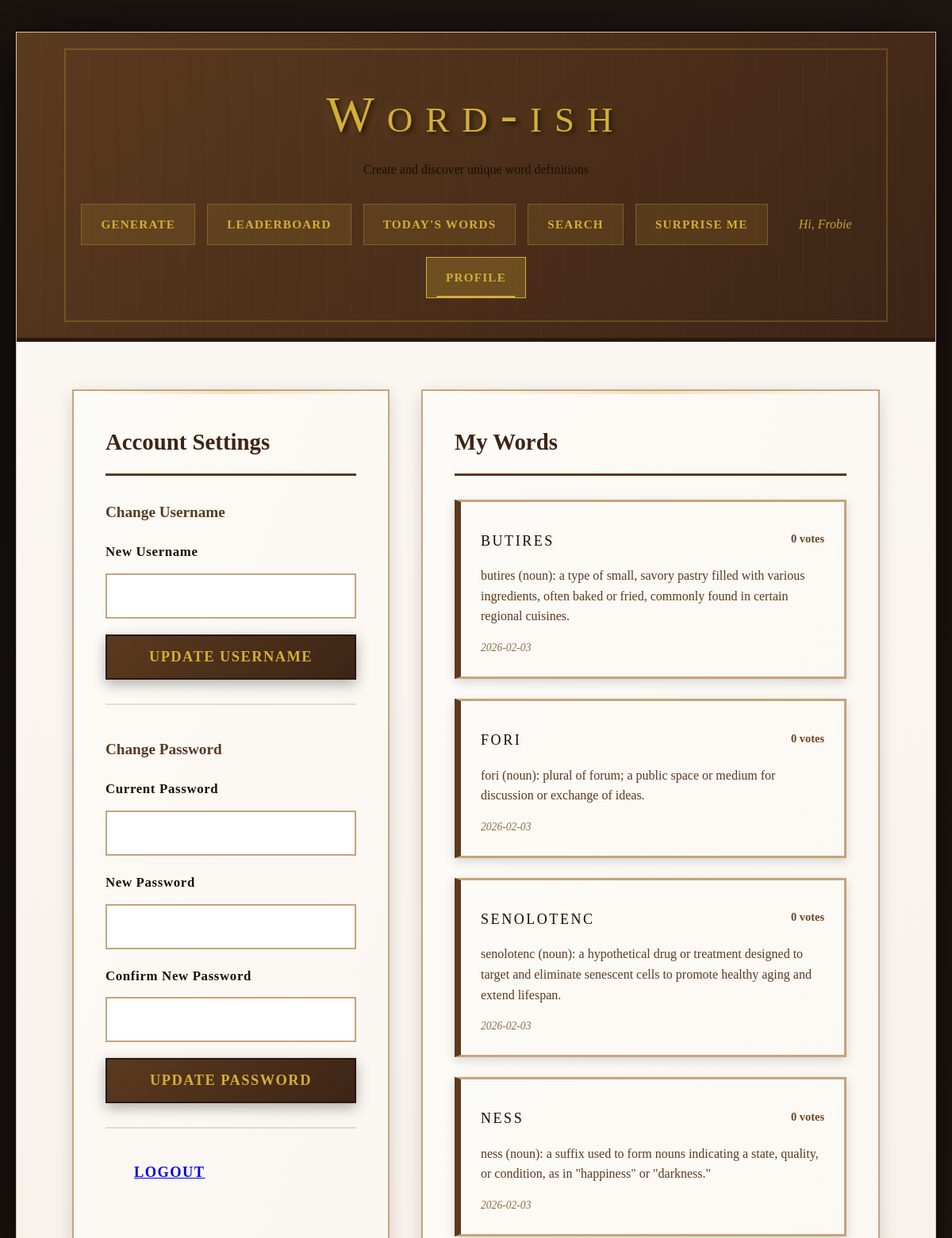
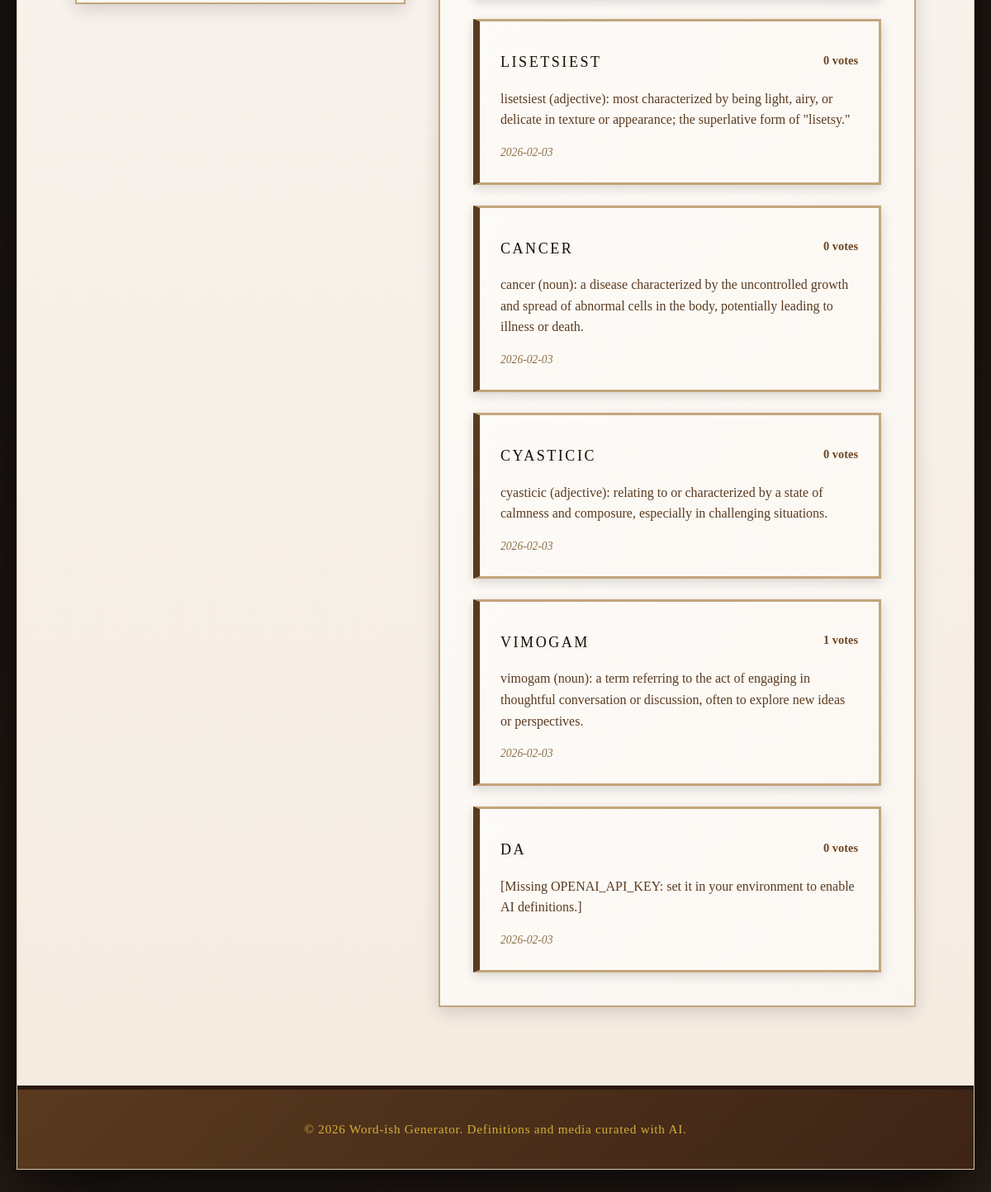
Screenshot of /profile (signed in) with the database file from the repository (2 pictures, top to bottom).
### tables this page shows
CREATE TABLE users (
                id INTEGER PRIMARY KEY AUTOINCREMENT,
                username TEXT UNIQUE NOT NULL,
                password_hash TEXT NOT NULL,
                created_at TIMESTAMP DEFAULT CURRENT_TIMESTAMP
            );

CREATE TABLE words (
                id INTEGER PRIMARY KEY AUTOINCREMENT,
                word TEXT NOT NULL,
                definition TEXT NOT NULL,
                is_new BOOLEAN NOT NULL,
                image TEXT,
                song TEXT,
                source TEXT,
                created_by INTEGER,
                created_at TIMESTAMP DEFAULT CURRENT_TIMESTAMP,
                FOREIGN KEY (created_by) REFERENCES users (id)
            );

### generator.py (the view, shortened to what this page needs)
@app.route("/profile", methods=['GET', 'POST'])
@login_required
def profile():
    my_words = db.get_user_words(current_user.id)
    return render_template('profile.html', my_words=my_words)

### database.py (called while the page is built)
@contextmanager
def get_db():
    conn = sqlite3.connect(DATABASE)
    conn.row_factory = sqlite3.Row
    try:
        yield conn
        conn.commit()
    except Exception:
        conn.rollback()
        raise
    finally:
        conn.close()

def get_user_by_id(user_id):
    with get_db() as conn:
        cursor = conn.cursor()
        cursor.execute('SELECT * FROM users WHERE id = ?', (user_id,))
        return cursor.fetchone()

def get_user_words(user_id):
    with get_db() as conn:
        cursor = conn.cursor()
        cursor.execute('''
            SELECT
                w.id,
                w.word,
                w.definition,
                w.image,
                w.song,
                w.created_at,
                w.is_new,
                COALESCE(SUM(v.vote_type), 0) as score
            FROM words w
            LEFT JOIN votes v ON w.id = v.word_id
            WHERE w.created_by = ?
            GROUP BY w.id
            ORDER BY w.created_at DESC
        ''', (user_id,))
        return cursor.fetchall()

### generator.py (called while the page is built)
@login_manager.user_loader
def load_user(user_id):
    user_data = db.get_user_by_id(int(user_id))
    if user_data:
        return User(user_data['id'], user_data['username'])
    return None

### templates/profile.html (shortened to what this page needs)
<!DOCTYPE html>
<html lang="en">
<head>
    <link rel="stylesheet" href="{{ url_for('static', filename='app.css') }}">
</head>
<body>
    <div class="page">
        <header class="header">
            <div class="header-content">
                <div class="logo-section">
                    <h1 class="app-title">Word-ish</h1>
                    <p class="app-tagline">Create and discover unique word definitions</p>
                </div>
                <nav class="nav-menu">
                    <a href="{{ url_for('index') }}" class="nav-link">Generate</a>
                    <a href="{{ url_for('leaderboard') }}" class="nav-link">Leaderboard</a>
                    <a href="{{ url_for('daily') }}" class="nav-link">Today's Words</a>
                    <a href="{{ url_for('lookup') }}" class="nav-link">Search</a>
                    <a href="{{ url_for('surprise') }}" class="nav-link">Surprise Me</a>
                    {% if current_user.is_authenticated %}
                        <span class="nav-user">Hi, {{ current_user.username }}</span>
                        <a href="{{ url_for('profile') }}" class="nav-link active">Profile</a>
                    {% else %}
                        <a href="{{ url_for('login') }}" class="nav-link">Login</a>
                        <a href="{{ url_for('register') }}" class="nav-link nav-link-primary">Sign Up</a>
                    {% endif %}
                </nav>
            </div>
        </header>
        <main class="content">
            <div class="profile-container">
                <section class="card profile-settings">
                    <h2 class="section-title">Account Settings</h2>
                    <div class="setting-section">
                        <h3>Change Username</h3>
                        <form method="POST" class="settings-form">
                            <div class="field">
                                <label for="new_username">New Username</label>
                                <input type="text" id="new_username" name="new_username" required minlength="3">
                            </div>
                            <button type="submit" class="btn btn-primary">Update Username</button>
                        </form>
                    </div>
                    <div class="setting-section">
                        <h3>Change Password</h3>
                        <form method="POST" class="settings-form">
                            <div class="field">
                                <label for="current_password">Current Password</label>
                                <input type="password" id="current_password" name="current_password" required>
                            </div>
                            <div class="field">
                                <label for="new_password">New Password</label>
                                <input type="password" id="new_password" name="new_password" required minlength="6">
                            </div>
                            <div class="field">
                                <label for="confirm_password">Confirm New Password</label>
                                <input type="password" id="confirm_password" name="confirm_password" required>
                            </div>
                            <button type="submit" class="btn btn-primary">Update Password</button>
                        </form>
                    </div>
                    <div class="setting-section">
                        <a href="{{ url_for('logout') }}" class="btn btn-secondary">Logout</a>
                    </div>
                </section>
                <section class="card my-words">
                    <h2 class="section-title">My Words</h2>
                    {% if my_words %}
                        <div class="words-grid">
                            {% for word in my_words %}
                                <article class="word-card">
                                    <div class="word-card-header">
                                        <a href="{{ url_for('word_detail', word_text=word['word']) }}" class="word-link">
                                            <h3 class="word">{{ word['word'] }}</h3>
                                        </a>
                                        <span class="word-score">{{ word['score'] }} votes</span>
                                    </div>
                                    <p class="word-definition">{{ word['definition'][:150] }}{% if word['definition']|length > 150 %}...{% endif %}</p>
                                    <div class="word-meta">
                                        <span class="word-date">{{ word['created_at'][:10] }}</span>
                                    </div>
                                </article>
                            {% endfor %}
                        </div>
                    {% else %}
                        <p class="no-words">You haven't created any words yet. <a href="{{ url_for('index') }}">Generate your first word!</a></p>
                    {% endif %}
                </section>
            </div>
        </main>
        <footer class="footer">
            <p>&copy; 2026 Word-ish Generator. Definitions and media curated with AI.</p>
        </footer>
    </div>
</body>
</html>

### rows the page displays
users: username "Frobie"
words: word "butires", score "0", definition "butires (noun): a type of small, savory pastry filled with various ingredients, often baked or fried, commonly found in certain regional cuisines.", created_at "2026-02-03"
words: word "fori", score "0", definition "fori (noun): plural of forum; a public space or medium for discussion or exchange of ideas.", created_at "2026-02-03"
words: word "senolotenc", score "0", definition "senolotenc (noun): a hypothetical drug or treatment designed to target and eliminate senescent cells to promote healthy aging and extend lifespan.", created_at "2026-02-03"
words: word "ness", score "0", definition "ness (noun): a suffix used to form nouns indicating a state, quality, or condition, as in \"happiness\" or \"darkness.\"", created_at "2026-02-03"
words: word "lisetsiest", score "0", definition "lisetsiest (adjective): most characterized by being light, airy, or delicate in texture or appearance; the superlative form of \"lisetsy.\"", created_at "2026-02-03"
words: word "cancer", score "0", definition "cancer (noun): a disease characterized by the uncontrolled growth and spread of abnormal cells in the body, potentially leading to illness or death.", created_at "2026-02-03"
words: word "cyasticic", score "0", definition "cyasticic (adjective): relating to or characterized by a state of calmness and composure, especially in challenging situations.", created_at "2026-02-03"
words: word "vimogam", score "1", definition "vimogam (noun): a term referring to the act of engaging in thoughtful conversation or discussion, often to explore new ideas or perspectives.", created_at "2026-02-03"
words: word "da", score "0", definition "[Missing OPENAI_API_KEY: set it in your environment to enable AI definitions.]", created_at "2026-02-03"
